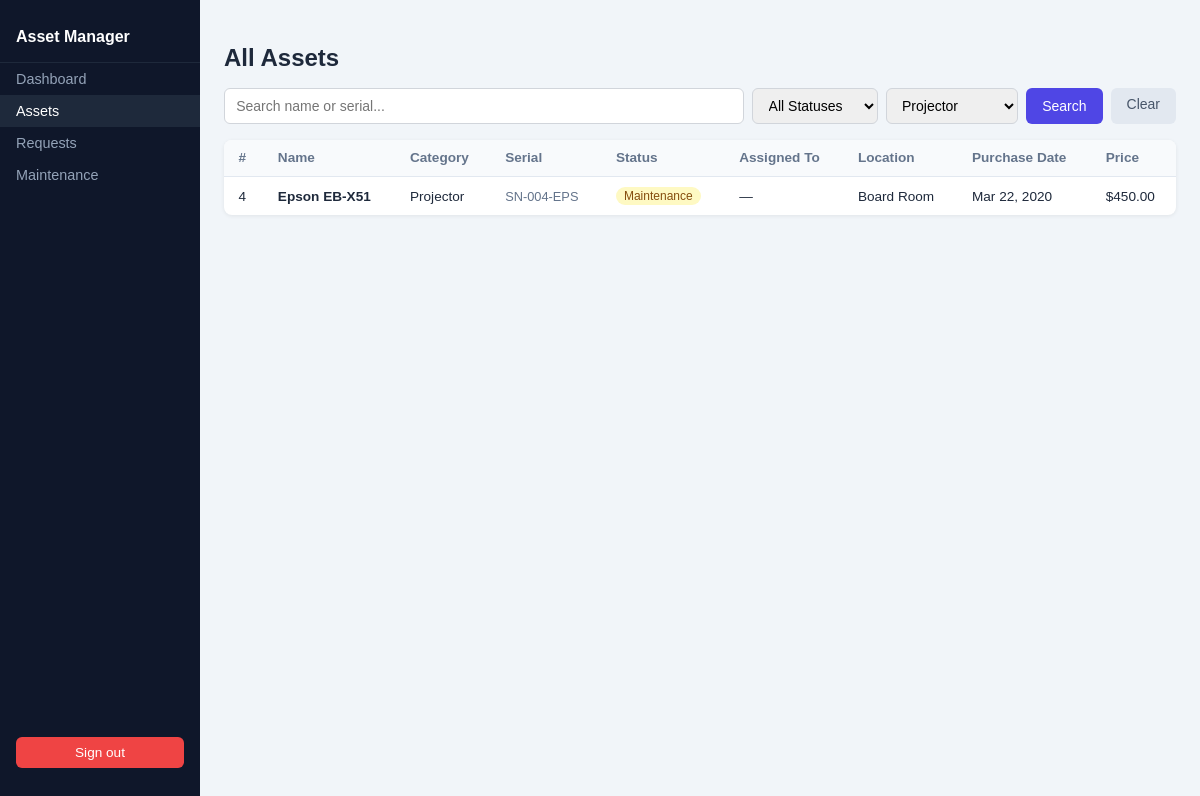
The page /manager/assets.php?category=4 (signed in) on the database its author committed.
### tables this page shows
CREATE TABLE assets (
  id             INT AUTO_INCREMENT PRIMARY KEY,
  name           VARCHAR(150) NOT NULL,
  serial_number  VARCHAR(100) UNIQUE,
  category_id    INT,
  assigned_to    INT,                             
  status         ENUM('available','in_use','maintenance','retired')
                   NOT NULL DEFAULT 'available',
  location       VARCHAR(150),
  purchase_date  DATE,
  purchase_price DECIMAL(10,2),
  notes          TEXT,
  created_at     TIMESTAMP DEFAULT CURRENT_TIMESTAMP,
  updated_at     TIMESTAMP DEFAULT CURRENT_TIMESTAMP
                   ON UPDATE CURRENT_TIMESTAMP,

  CONSTRAINT fk_assets_category
    FOREIGN KEY (category_id) REFERENCES categories(id)
    ON DELETE SET NULL,

  CONSTRAINT fk_assets_user
    FOREIGN KEY (assigned_to) REFERENCES users(id)
    ON DELETE SET NULL
);

CREATE TABLE categories (
  id          INT AUTO_INCREMENT PRIMARY KEY,
  name        VARCHAR(100) NOT NULL UNIQUE,
  description TEXT,
  created_at  TIMESTAMP DEFAULT CURRENT_TIMESTAMP
);

### manager/assets.php (the view, shortened to what this page needs)
<?php
require_once '../db.php';
$search        = trim($_GET['q'] ?? '');
$filter_status = $_GET['status'] ?? 'all';
$filter_cat    = intval($_GET['category'] ?? 0);
$where_parts = [];
if ($filter_cat > 0)      $where_parts[] = "a.category_id = $filter_cat";
$where = $where_parts ? 'WHERE '.implode(' AND ', $where_parts) : '';
$assets      = $conn->query("SELECT a.*,c.name AS category_name,u.name AS assigned_user FROM assets a LEFT JOIN categories c ON c.id=a.category_id LEFT JOIN users u ON u.id=a.assigned_to $where ORDER BY a.name ASC");
$categories  = $conn->query('SELECT * FROM categories ORDER BY name');
$pending_req = $conn->query("SELECT COUNT(*) AS c FROM asset_requests WHERE status='pending'")->fetch_assoc()['c'];
?>
<!DOCTYPE html>
<html lang="en">
<head>
</head>
<body>
<aside class="sidebar">
  <div class="brand">Asset Manager</div>
  <nav>
    <a href="dashboard.php">Dashboard</a>
    <a href="assets.php" class="active">Assets</a>
    <a href="requests.php">Requests <?= $pending_req > 0 ? "($pending_req)" : '' ?></a>
    <a href="maintenance.php">Maintenance</a>
  </nav>
  <div class="logout"><a href="../logout.php">Sign out</a></div>
</aside>
<main class="main">
  <h2>All Assets</h2>
  <form method="GET">
    <div class="filter-bar">
      <input type="text" name="q" value="<?=htmlspecialchars($search)?>" placeholder="Search name or serial...">
      <select name="status">
        <option value="all" <?=$filter_status==='all'?'selected':''?>>All Statuses</option>
      </select>
      <select name="category">
        <?php while($cat=$categories->fetch_assoc()): ?>
          <option value="<?=$cat['id']?>" <?=$filter_cat==$cat['id']?'selected':''?>><?=htmlspecialchars($cat['name'])?></option>
        <?php endwhile; ?>
      </select>
      <button type="submit" class="btn-search">Search</button>
      <a href="assets.php" class="btn-clear">Clear</a>
    </div>
  </form>
  <div class="card">
    <table>
      <thead>
        <tr><th>#</th><th>Name</th><th>Category</th><th>Serial</th><th>Status</th><th>Assigned To</th><th>Location</th><th>Purchase Date</th><th>Price</th></tr>
      </thead>
      <tbody>
        <?php if($assets->num_rows===0): ?>
          <tr><td colspan="9" class="empty">No assets found.</td></tr>
        <?php else: ?>
          <?php while($row=$assets->fetch_assoc()): ?>
          <tr>
            <td><?=$row['id']?></td>
            <td><strong><?=htmlspecialchars($row['name'])?></strong></td>
            <td><?=htmlspecialchars($row['category_name']??'—')?></td>
            <td style="font-size:.8rem;color:#64748b"><?=htmlspecialchars($row['serial_number']??'—')?></td>
            <td><span class="badge <?=$row['status']?>"><?=ucfirst(str_replace('_',' ',$row['status']))?></span></td>
            <td><?=htmlspecialchars($row['assigned_user']??'—')?></td>
            <td><?=htmlspecialchars($row['location']??'—')?></td>
            <td><?=$row['purchase_date']?date('M d, Y',strtotime($row['purchase_date'])):'—'?></td>
            <td><?=$row['purchase_price']?'$'.number_format($row['purchase_price'],2):'—'?></td>
          </tr>
          <?php endwhile; ?>
        <?php endif; ?>
      </tbody>
    </table>
  </div>
</main>
</body>
</html>

### manager/assets.php (style rules this page uses)
body { font-family:sans-serif;display:flex;min-height:100vh;margin:0;background:#f1f5f9;color:#1e293b }
.sidebar { width:200px;background:#0f172a;padding:1rem 0;display:flex;flex-direction:column }
.sidebar .brand { color:#fff;font-weight:700;padding:.75rem 1rem 1rem;border-bottom:1px solid #1e293b }
.sidebar nav a { display:block;color:#94a3b8;text-decoration:none;padding:.5rem 1rem;font-size:.9rem }
.sidebar nav a:hover,.sidebar nav a.active { background:#1e293b;color:#fff }
.sidebar .logout { margin-top:auto;padding:1rem }
.sidebar .logout a { display:block;text-align:center;background:#ef4444;color:#fff;padding:.5rem;border-radius:6px;text-decoration:none;font-size:.85rem }
.main { flex:1;padding:1.5rem;overflow-x:auto }
h2 { margin-bottom:1rem }
.filter-bar { display:flex;gap:8px;margin-bottom:1rem;flex-wrap:wrap }
.filter-bar input,.filter-bar select { padding:.5rem .7rem;border:1px solid #d1d5db;border-radius:6px;font-size:.875rem }
.filter-bar input { flex:1;min-width:150px }
.btn-search { padding:.5rem 1rem;background:#4f46e5;color:#fff;border:none;border-radius:6px;cursor:pointer;font-size:.875rem }
.btn-clear { padding:.5rem 1rem;background:#e2e8f0;color:#475569;border:none;border-radius:6px;cursor:pointer;font-size:.875rem;text-decoration:none }
.card { background:#fff;border-radius:8px;box-shadow:0 1px 4px rgba(0,0,0,.07);overflow:hidden }
table { width:100%;border-collapse:collapse;font-size:.85rem }
th { background:#f8fafc;padding:.65rem .9rem;text-align:left;border-bottom:1px solid #e2e8f0;color:#64748b;font-weight:600 }
td { padding:.65rem .9rem;border-bottom:1px solid #f1f5f9 }
tr:last-child td { border-bottom:none }
.badge { display:inline-block;padding:2px 8px;border-radius:20px;font-size:.75rem;font-weight:500 }
.badge.maintenance { background:#fef9c3;color:#854d0e }

### rows shown on the page
assets: id "4", name "Epson EB-X51", category.name "Projector", serial_number "SN-004-EPS", status "Maintenance", assigned_user "—", location "Board Room", purchase_date "Mar 22, 2020", purchase_price "450.00"

### other values the page prints
form field category "Projector"
